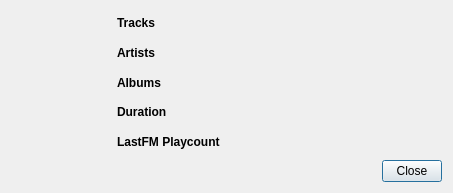
<?xml version="1.0" encoding="UTF-8"?>
<ui version="4.0">
 <class>Library_Info_Box</class>
 <widget class="QDialog" name="Library_Info_Box">
  <property name="geometry">
   <rect>
    <x>0</x>
    <y>0</y>
    <width>453</width>
    <height>193</height>
   </rect>
  </property>
  <property name="windowTitle">
   <string>Info</string>
  </property>
  <layout class="QGridLayout" name="gridLayout">
   <item row="0" column="2">
    <widget class="QLabel" name="lab_track_count">
     <property name="text">
      <string/>
     </property>
    </widget>
   </item>
   <item row="2" column="1">
    <widget class="QLabel" name="lab_albums">
     <property name="font">
      <font>
       <weight>75</weight>
       <bold>true</bold>
      </font>
     </property>
     <property name="text">
      <string>Albums</string>
     </property>
    </widget>
   </item>
   <item row="4" column="1">
    <widget class="QLabel" name="lab_lfm">
     <property name="font">
      <font>
       <weight>75</weight>
       <bold>true</bold>
      </font>
     </property>
     <property name="text">
      <string>LastFM Playcount</string>
     </property>
    </widget>
   </item>
   <item row="1" column="2">
    <widget class="QLabel" name="lab_artist_count">
     <property name="text">
      <string/>
     </property>
    </widget>
   </item>
   <item row="0" column="0" rowspan="5">
    <widget class="QLabel" name="lab_icon">
     <property name="minimumSize">
      <size>
       <width>100</width>
       <height>100</height>
      </size>
     </property>
     <property name="maximumSize">
      <size>
       <width>100</width>
       <height>200</height>
      </size>
     </property>
     <property name="sizeIncrement">
      <size>
       <width>100</width>
       <height>0</height>
      </size>
     </property>
     <property name="text">
      <string/>
     </property>
     <property name="alignment">
      <set>Qt::AlignLeading|Qt::AlignLeft|Qt::AlignTop</set>
     </property>
    </widget>
   </item>
   <item row="3" column="2">
    <widget class="QLabel" name="lab_duration_value">
     <property name="text">
      <string/>
     </property>
    </widget>
   </item>
   <item row="1" column="1">
    <widget class="QLabel" name="lab_artists">
     <property name="font">
      <font>
       <weight>75</weight>
       <bold>true</bold>
      </font>
     </property>
     <property name="text">
      <string>Artists</string>
     </property>
    </widget>
   </item>
   <item row="3" column="1">
    <widget class="QLabel" name="lab_duration">
     <property name="font">
      <font>
       <weight>75</weight>
       <bold>true</bold>
      </font>
     </property>
     <property name="text">
      <string>Duration</string>
     </property>
    </widget>
   </item>
   <item row="0" column="1">
    <widget class="QLabel" name="lab_tracks">
     <property name="font">
      <font>
       <weight>75</weight>
       <bold>true</bold>
      </font>
     </property>
     <property name="text">
      <string>Tracks</string>
     </property>
    </widget>
   </item>
   <item row="2" column="2">
    <widget class="QLabel" name="lab_album_count">
     <property name="text">
      <string/>
     </property>
    </widget>
   </item>
   <item row="4" column="2">
    <widget class="QLabel" name="lab_lfm_playcount">
     <property name="text">
      <string/>
     </property>
    </widget>
   </item>
   <item row="5" column="2">
    <widget class="QPushButton" name="btn_cancel">
     <property name="maximumSize">
      <size>
       <width>60</width>
       <height>16777215</height>
      </size>
     </property>
     <property name="focusPolicy">
      <enum>Qt::ClickFocus</enum>
     </property>
     <property name="layoutDirection">
      <enum>Qt::RightToLeft</enum>
     </property>
     <property name="text">
      <string>Close</string>
     </property>
    </widget>
   </item>
  </layout>
 </widget>
 <resources/>
 <connections>
  <connection>
   <sender>btn_cancel</sender>
   <signal>clicked()</signal>
   <receiver>Library_Info_Box</receiver>
   <slot>close()</slot>
   <hints>
    <hint type="sourcelabel">
     <x>342</x>
     <y>170</y>
    </hint>
    <hint type="destinationlabel">
     <x>190</x>
     <y>96</y>
    </hint>
   </hints>
  </connection>
 </connections>
</ui>
